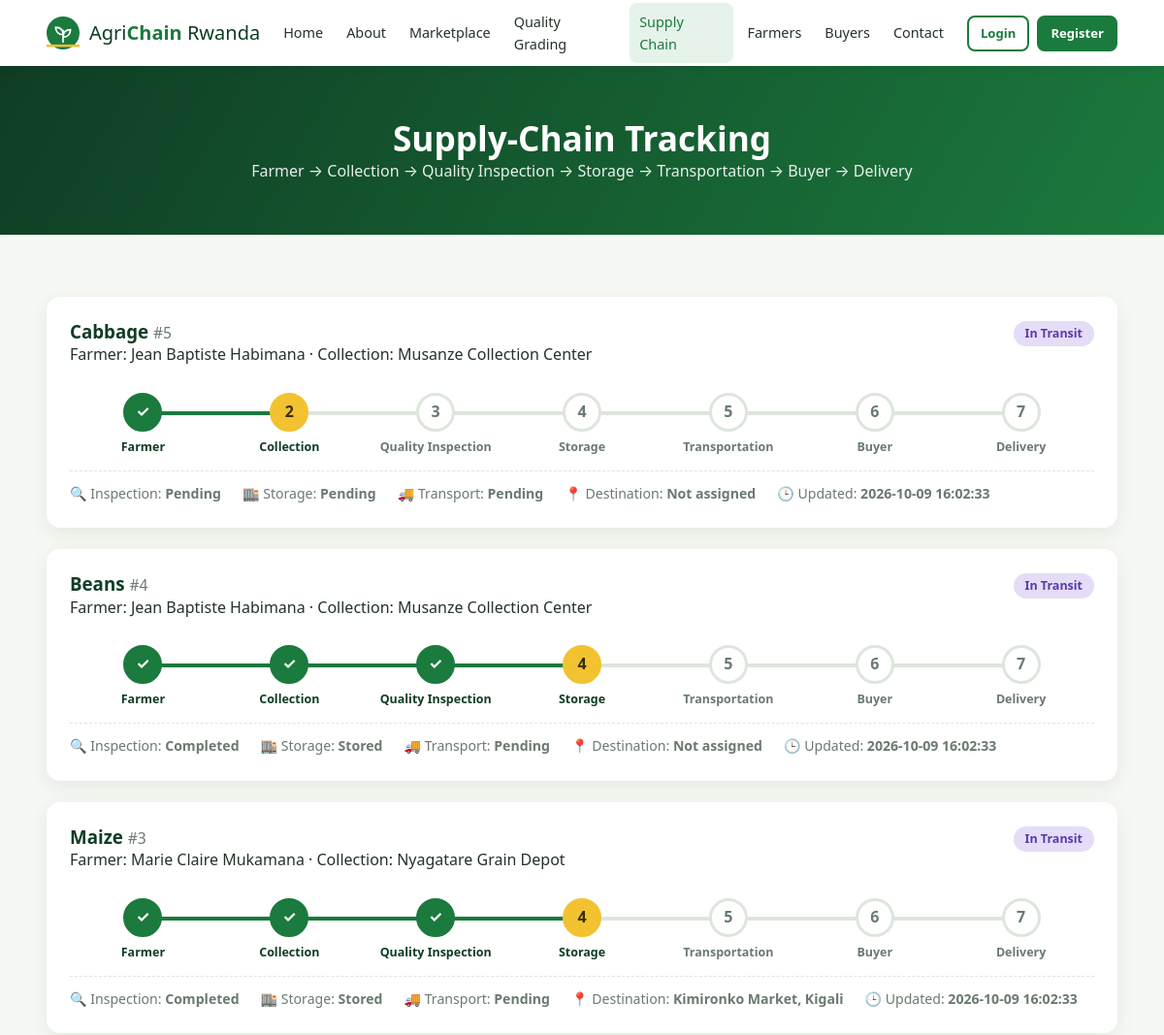
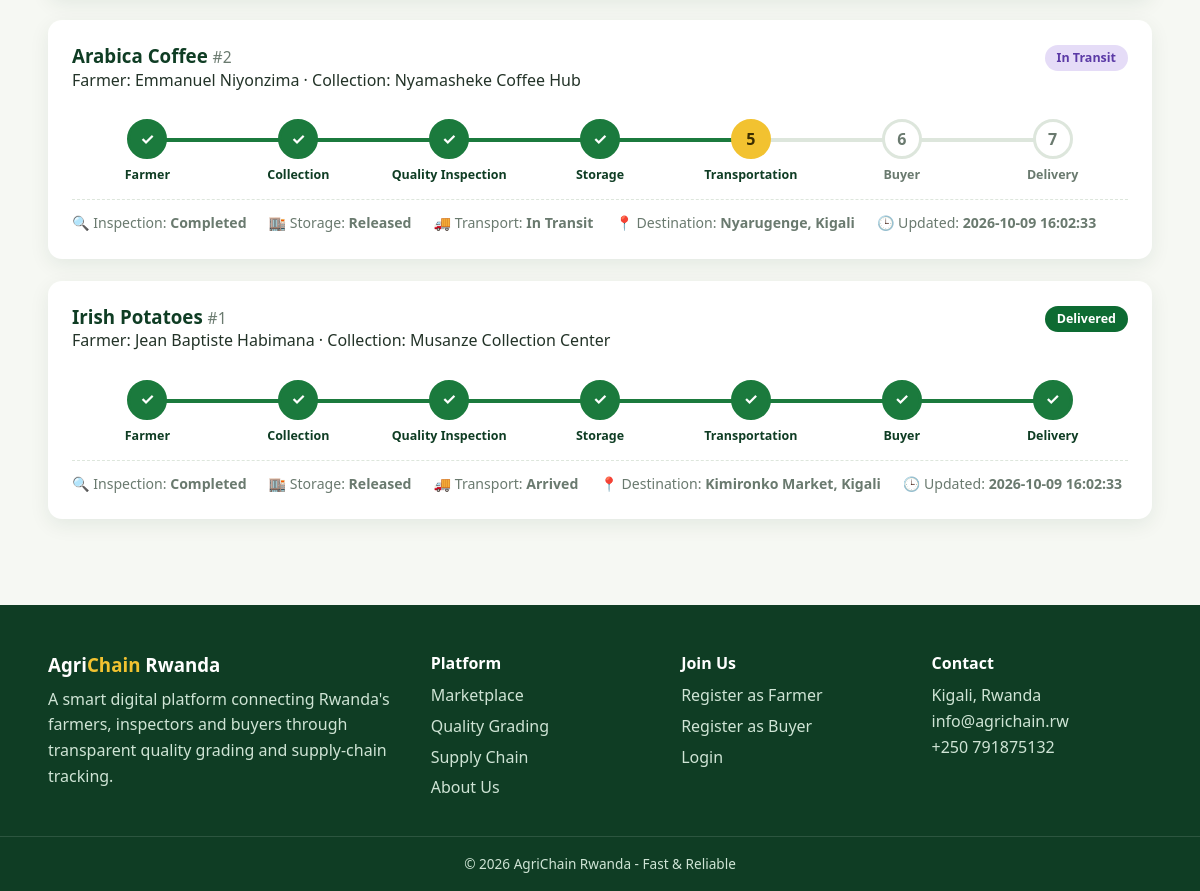
Screenshot of /supply-chain.php with the database file from the repository (2 pictures, top to bottom).
### tables this page shows
CREATE TABLE supply_chain (
    id INT AUTO_INCREMENT PRIMARY KEY,
    product_id INT NOT NULL,
    order_id INT NULL,
    collection_point VARCHAR(150) NOT NULL,
    inspection_status ENUM('Pending','Completed') NOT NULL DEFAULT 'Pending',
    storage_status ENUM('Pending','Stored','Released') NOT NULL DEFAULT 'Pending',
    transportation_status ENUM('Pending','In Transit','Arrived') NOT NULL DEFAULT 'Pending',
    destination VARCHAR(150) NULL,
    delivery_status ENUM('Pending','Delivered') NOT NULL DEFAULT 'Pending',
    current_stage TINYINT NOT NULL DEFAULT 1,
    updated_at TIMESTAMP NOT NULL DEFAULT CURRENT_TIMESTAMP ON UPDATE CURRENT_TIMESTAMP,
    FOREIGN KEY (product_id) REFERENCES products(id) ON DELETE CASCADE,
    FOREIGN KEY (order_id)   REFERENCES orders(id)   ON DELETE SET NULL
);

CREATE TABLE products (
    id INT AUTO_INCREMENT PRIMARY KEY,
    farmer_id INT NOT NULL,
    category_id INT NOT NULL,
    location_id INT NOT NULL,
    name VARCHAR(100) NOT NULL,
    description TEXT NULL,
    quantity_kg DECIMAL(10,2) NOT NULL DEFAULT 0.00,
    price_per_kg DECIMAL(10,2) NOT NULL,
    image VARCHAR(255) NULL,
    quality_grade ENUM('A','B','C','Pending') NOT NULL DEFAULT 'Pending',
    availability ENUM('Available','Low Stock','Sold Out') NOT NULL DEFAULT 'Available',
    created_at TIMESTAMP NOT NULL DEFAULT CURRENT_TIMESTAMP,
    FOREIGN KEY (farmer_id)   REFERENCES farmers(id)    ON DELETE CASCADE,
    FOREIGN KEY (category_id) REFERENCES categories(id),
    FOREIGN KEY (location_id) REFERENCES locations(id)
);

CREATE TABLE users (
    id INT AUTO_INCREMENT PRIMARY KEY,
    full_name VARCHAR(120) NOT NULL,
    email VARCHAR(120) NOT NULL UNIQUE,
    phone VARCHAR(20) NOT NULL,
    password VARCHAR(255) NOT NULL,
    role ENUM('admin','farmer','buyer','inspector') NOT NULL,
    status ENUM('active','inactive') NOT NULL DEFAULT 'active',
    created_at TIMESTAMP NOT NULL DEFAULT CURRENT_TIMESTAMP
);

### supply-chain.php (the view, shortened to what this page needs)
<?php
require_once __DIR__ . '/includes/header.php';
$records = db_all("SELECT s.*, p.name AS product, u.full_name AS farmer
                   FROM supply_chain s JOIN products p ON s.product_id=p.id JOIN farmers f ON p.farmer_id=f.id JOIN users u ON f.user_id=u.id
                   ORDER BY s.updated_at DESC, s.id DESC");
?>
<section class="page-banner"><div class="container"><h1>Supply-Chain Tracking</h1><p>Farmer → Collection → Quality Inspection → Storage → Transportation → Buyer → Delivery</p></div></section>
<section class="section"><div class="container">
  <?php foreach ($records as $r): ?>
    <div class="chain-card">
      <div class="chain-head">
        <div><h3><?= e($r['product']) ?> <small>#<?= $r['id'] ?></small></h3><p>Farmer: <?= e($r['farmer']) ?> &middot; Collection: <?= e($r['collection_point']) ?></p></div>
        <div><?= status_badge($r['delivery_status'] === 'Delivered' ? 'Delivered' : 'In Transit') ?></div>
      </div>
      <?= timeline_html($r['current_stage']) ?>
      <div class="chain-meta">
        <span>🔍 Inspection: <b><?= e($r['inspection_status']) ?></b></span>
        <span>🏬 Storage: <b><?= e($r['storage_status']) ?></b></span>
        <span>🚚 Transport: <b><?= e($r['transportation_status']) ?></b></span>
        <span>📍 Destination: <b><?= e($r['destination'] ?: 'Not assigned') ?></b></span>
        <span>🕒 Updated: <b><?= e($r['updated_at']) ?></b></span>
      </div>
    </div>
  <?php endforeach; ?>
</div></section>
<?php require_once __DIR__ . '/includes/footer.php'; ?>

### includes/functions.php (shortened to what this page needs)
<?php
function db_all($sql, $types = '', $params = []) {
    global $conn;
    $st = $conn->prepare($sql);
    $st->execute();
    $res = $st->get_result();
    return $res ? $res->fetch_all(MYSQLI_ASSOC) : [];
}
function e($v) { return htmlspecialchars((string)$v, ENT_QUOTES, 'UTF-8'); }
function status_badge($s) {
    return '<span class="badge status-' . strtolower(str_replace(' ', '-', $s)) . '">' . e($s) . '</span>';
}
function chain_stages() { return ['Farmer', 'Collection', 'Quality Inspection', 'Storage', 'Transportation', 'Buyer', 'Delivery']; }
function timeline_html($stage) {
    $html = '<div class="timeline" data-stage="' . (int)$stage . '">';
    foreach (chain_stages() as $i => $name) {
        $n = $i + 1;
        $cls = $n < $stage ? 'done' : ($n == $stage ? 'current' : '');
        if ($stage >= 7 && $n == 7) $cls = 'done';
        $html .= '<div class="tl-step ' . $cls . '"><div class="tl-dot">' . ($cls === 'done' ? '✓' : $n) . '</div><div class="tl-label">' . $name . '</div></div>';
    }
    return $html . '</div>';
}

### css/style.css (style rules this page uses)
:root { --green:#1b7a3d; --green-dark:#0f3d24; --green-mid:#2f9e57; --green-light:#e6f3ea; --gold:#f2c230; --blue:#1d6fb8; --bg:#f6f8f3; --white:#fff; --text:#233328; --muted:#6a7a6f; --border:#dde6dc; --danger:#c0392b; --radius:14px; --shadow:0 6px 20px rgba(15,61,36,.08); }
* { box-sizing:border-box;margin:0;padding:0 }
html { scroll-behavior:smooth }
body { font-family:'Segoe UI',system-ui,-apple-system,Roboto,Arial,sans-serif;background:var(--bg);color:var(--text);line-height:1.6 }
h1,h2,h3,h4 { line-height:1.25;color:var(--green-dark) }
.container { width:min(1180px,92%);margin:auto }
.section { padding:64px 0 }
.page-banner { background:linear-gradient(120deg,var(--green-dark),var(--green));color:#fff;padding:52px 0;text-align:center }
.page-banner h1 { color:#fff;font-size:2.2rem }
.page-banner p { opacity:.9 }
.badge { display:inline-block;padding:3px 12px;border-radius:20px;font-size:.78rem;font-weight:700;white-space:nowrap }
.status-in-transit { background:#e5dcf7;color:#5b3aa6 }
.status-delivered { background:#0d6b32;color:#fff }
.chain-card { background:#fff;border-radius:var(--radius);padding:24px;box-shadow:var(--shadow);margin-bottom:22px }
.chain-head { display:flex;justify-content:space-between;gap:10px;flex-wrap:wrap;margin-bottom:10px }
.chain-head small { color:var(--muted);font-weight:400 }
.chain-meta { display:flex;flex-wrap:wrap;gap:8px 22px;margin-top:14px;font-size:.88rem;color:var(--muted);border-top:1px dashed var(--border);padding-top:12px }
.timeline { display:flex;justify-content:space-between;position:relative;margin:26px 0 8px }
.timeline::before { content:"";position:absolute;top:19px;left:7%;right:7%;height:4px;background:var(--border) }
.timeline::after { content:"";position:absolute;top:19px;left:7%;height:4px;background:var(--green);width:0;transition:width 1.2s ease;max-width:86%;width:var(--progress,0) }
.tl-step { flex:1;text-align:center;position:relative;z-index:1 }
.tl-dot { width:40px;height:40px;border-radius:50%;background:#fff;border:3px solid var(--border);margin:0 auto 6px;display:flex;align-items:center;justify-content:center;font-weight:700;color:var(--muted) }
.tl-step.done .tl-dot { background:var(--green);border-color:var(--green);color:#fff }
.tl-step.current .tl-dot { background:var(--gold);border-color:var(--gold);color:#3a2d00;animation:pulse 1.6s infinite }
.tl-label { font-size:.78rem;font-weight:600;color:var(--muted) }
.tl-step.done .tl-label,.tl-step.current .tl-label { color:var(--green-dark) }

### rows the page displays
supply_chain: product.name "Cabbage", id "5", users.full_name "Jean Baptiste Habimana", collection_point "Musanze Collection Center", name "Farmer", n "2", name "Collection", n "3", name "Quality Inspection", n "4", name "Storage", n "5", name "Transportation", n "6", name "Buyer", n "7", name "Delivery", inspection_status "Pending", storage_status "Pending", transportation_status "Pending", destination "Not assigned", updated_at "2026-10-09 16:02:33"
supply_chain: product.name "Beans", id "4", users.full_name "Jean Baptiste Habimana", collection_point "Musanze Collection Center", name "Farmer", name "Collection", name "Quality Inspection", n "4", name "Storage", n "5", name "Transportation", n "6", name "Buyer", n "7", name "Delivery", inspection_status "Completed", storage_status "Stored", transportation_status "Pending", destination "Not assigned", updated_at "2026-10-09 16:02:33"
supply_chain: product.name "Maize", id "3", users.full_name "Marie Claire Mukamana", collection_point "Nyagatare Grain Depot", name "Farmer", name "Collection", name "Quality Inspection", n "4", name "Storage", n "5", name "Transportation", n "6", name "Buyer", n "7", name "Delivery", inspection_status "Completed", storage_status "Stored", transportation_status "Pending", destination "Kimironko Market, Kigali", updated_at "2026-10-09 16:02:33"
supply_chain: product.name "Arabica Coffee", id "2", users.full_name "Emmanuel Niyonzima", collection_point "Nyamasheke Coffee Hub", name "Farmer", name "Collection", name "Quality Inspection", name "Storage", n "5", name "Transportation", n "6", name "Buyer", n "7", name "Delivery", inspection_status "Completed", storage_status "Released", transportation_status "In Transit", destination "Nyarugenge, Kigali", updated_at "2026-10-09 16:02:33"
supply_chain: product.name "Irish Potatoes", id "1", users.full_name "Jean Baptiste Habimana", collection_point "Musanze Collection Center", delivery_status "Delivered", current_stage 7 (drawn), name "Farmer", name "Collection", name "Quality Inspection", name "Storage", name "Transportation", name "Buyer", name "Delivery", inspection_status "Completed", storage_status "Released", transportation_status "Arrived", destination "Kimironko Market, Kigali", updated_at "2026-10-09 16:02:33"

### other values shown
$l[0] "Home"
$l[0] "About"
$l[0] "Marketplace"
$l[0] "Quality Grading"
$l[0] "Supply Chain"
$l[0] "Farmers"
$l[0] "Buyers"
$l[0] "Contact"
